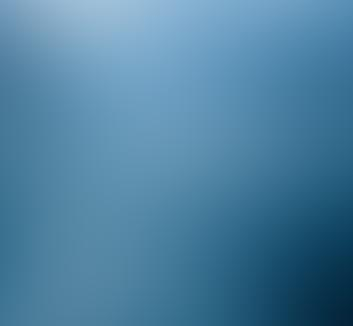
#> input picture images/pic02.jpg, 353 x 326 px, given in place of imagesepl.jpg, which was not available
$ python resize_img.py --directory images --size 100 100   (older library calls are emulated)
#> lines starting #> are read from the running program, lines starting #| are printed output that depends on the picture
# How to use
# EX: python resize_img.py -d test_imgs/ -s 800 600:

from PIL import Image
import os
import argparse

def resize_img(directory, size):
#> called with directory = 'images'
    for img in os.listdir(directory):
        if img != '.DS_Store':
            im = Image.open(directory + img)
#> im is the input picture: PIL image 353x326 RGB; mean R, G, B 78.1, 128.9, 160.9
            img_resized = im.resize(size, Image.ANTIALIAS)
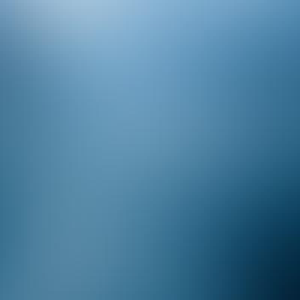
#> img_resized: PIL image 100x100 RGB (shown 3 times larger); mean R, G, B 78.1, 128.9, 160.9
            img_resized.save(directory + img)
#> pass 2 of the loop in resize_img, `for img in os.listdir(directory):`:
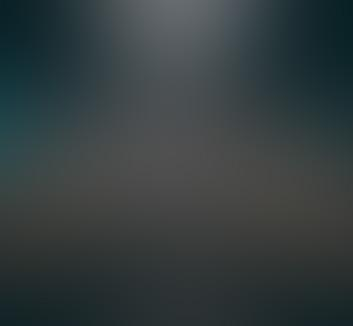
#> input picture images/pic03.jpg, 353 x 326 px, given in place of imagespic01.jpg, which was not available
#> in resize_img, im is the input picture: PIL image 353x326 RGB; mean R, G, B 52.8, 61.4, 63
#> in resize_img, `img_resized = im.resize(size, Image.ANTIALIAS)`:
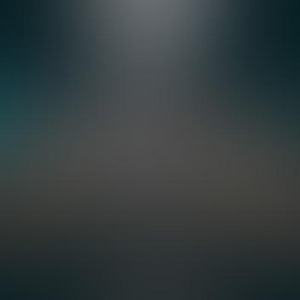
#> img_resized: PIL image 100x100 RGB (shown 3 times larger); mean R, G, B 52.7, 61.4, 63

if __name__ == '__main__':
    parser = argparse.ArgumentParser(description='Resize images')
    parser.add_argument('-d', '--directory', type=str, required=True, help='Directory containing the images')
    parser.add_argument('-s', '--size', type=int, nargs=2, required=True, metavar=('width', 'height'), help='Image size')
    args = parser.parse_args()
#> (the run stopped early here; a loop or call above may not have finished)
